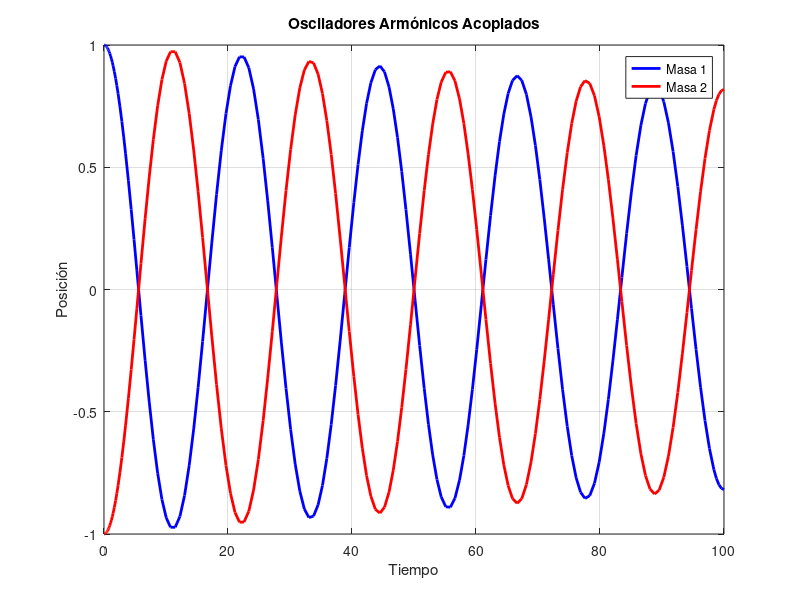

Here is the MATLAB script that generated this plot:
% Parámetros del sistema
m1 = 25;
m2 = 25;
k1 = 1;
k2 = 1;
b1 = 0.1;
b2 = 0.1;
k = 0.5; % Constante de acoplamiento

% Condiciones iniciales
x1_0 = 1;
x2_0 = -1;
v1_0 = 0;
v2_0 = 0;

% Sistema de EDOs
ode = @(t, y) [y(3);
               y(4);
               (1/m1) * (-k1 * y(1) - b1 * y(3) + k * (y(2) - y(1)));
               (1/m2) * (-k2 * y(2) - b2 * y(4) + k * (y(1) - y(2)))];

% Tiempo de simulación
tspan = [0 100]; % Desde t=0 hasta t segundos

% Condiciones iniciales
y0 = [x1_0; x2_0; v1_0; v2_0];

% Resolución de las EDOs
[t, y] = ode45(ode, tspan, y0);

% Extraer posiciones de las masas
x1 = y(:, 1);
x2 = y(:, 2);

% Visualización de las posiciones en función del tiempo
figure;
plot(t, x1, 'b', 'LineWidth', 2);
hold on;
plot(t, x2, 'r', 'LineWidth', 2);
title('Osciladores Armónicos Acoplados');
xlabel('Tiempo');
ylabel('Posición');
legend('Masa 1', 'Masa 2');
grid on;
